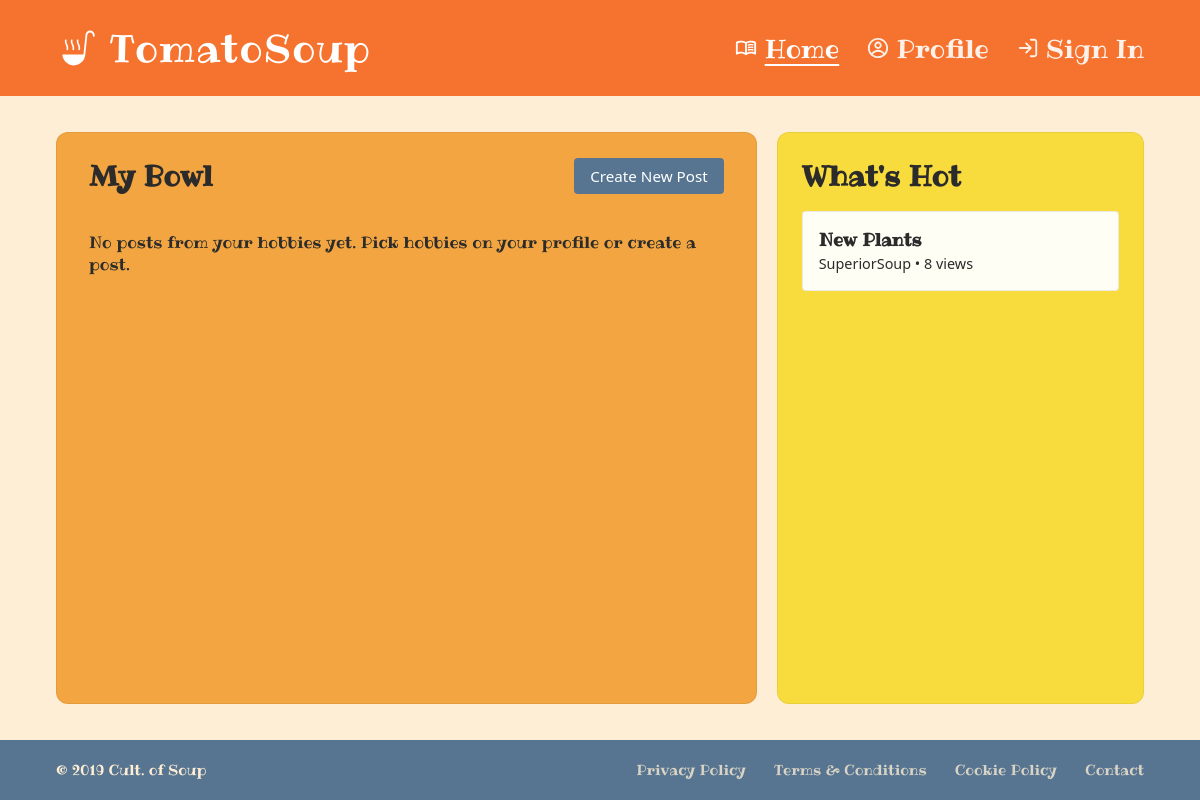
Screenshot of / (signed in) with the database file from the repository.
### Soup/models.py (models this page shows, shortened)
class Post(models.Model):
    id = models.UUIDField(primary_key=True, default=uuid.uuid4, editable=False)
    title = models.CharField(max_length=300, blank=True)
    description = models.TextField(blank=True)
    author = models.ForeignKey(Author, on_delete=models.CASCADE)
    hobby = models.CharField(max_length=300, choices=HOBBY, default='PLANTS')
    published = models.DateTimeField(default=timezone.now)
    views = models.PositiveIntegerField(default=0)

class Author(AbstractBaseUser, PermissionsMixin):
    id = models.UUIDField(primary_key=True, default=uuid.uuid4, editable=False)
    username = models.CharField(max_length=150, unique=True)
    email = models.CharField(blank=True)
    password = models.CharField(max_length=128, default="thisisapassword")
    pronouns = models.CharField(max_length=128, default="")
    hobby = JSONField(default=list, blank=True) # This will be a list of strings of hobbies that the user has selected
    date_joined = models.DateTimeField(default=timezone.now)
    is_superuser = models.BooleanField(default=False)
    is_staff = models.BooleanField(default=False)
    is_active = models.BooleanField(default=True)
    objects = UserManager()
    USERNAME_FIELD = "username"
    REQUIRED_FIELDS = ["email", "password"]

### Soup/views.py (the view)
# urls.py: path('', views.home_view, name='home'),
@login_required
def home_view(request):
    author = request.user
    if author.hobby == '':
        author_hobbies = []
    else:
        author_hobbies = json.loads(author.hobby)
    if len(author_hobbies) > 0:
        feed_posts = (
            Post.objects
            .select_related("author")
            .prefetch_related("image_set")
            .filter(hobby__in=author_hobbies)
            .order_by("-published")
        )
    else:
        feed_posts = Post.objects.none()
    spotlight_feed = request.GET.get("spotlight", "views")
    if spotlight_feed == "newest":
        whats_new_posts = Post.objects.select_related("author").prefetch_related("image_set").order_by("-published")[:10]
    else:
        whats_new_posts = Post.objects.select_related("author").prefetch_related("image_set").order_by("-views")[:10]
    context = {
        "author": author,
        "feed_posts": feed_posts,
        "whats_new_posts": whats_new_posts,
        "spotlight_mode": spotlight_feed,
    }
    return render(request, "home.html", context)

### Soup/templates/home.html (shortened to what this page needs)
{% extends 'base.html' %}
{% load static %}
{% block head %}
  <link rel="stylesheet" href="{% static 'css/home.css' %}" />
{% endblock %}
{% block content %}
  <div class="home-layout">
    <section class="home-my-bowl" aria-labelledby="my-bowl-heading">
      <div class="home-my-bowl-header">
        <h2 id="my-bowl-heading">My Bowl</h2>
        <a href="{% url 'new_post' %}" class="home-create-post-btn">Create New Post</a>
      </div>
      <div class="home-my-bowl-list">
        {% for post in feed_posts %}
          <article>
            <h3>{{ post.title|default:"Untitled Post" }}</h3>
            <p>By {{ post.author.username }} • {{ post.published|date:"M d, Y H:i" }}</p>
            <p>{{ post.description|truncatewords:30 }}</p>
            <p>Views: {{ post.views }}</p>
            {% with post.image_set.all as images %}
              {% if images %}
                <img src="{{ images.0.image.url }}" alt="" style="max-width: 100%; height: auto; border-radius: 4px;" />
              {% endif %}
            {% endwith %}
            <p><a href="{% url 'post' post.id %}">View More →</a></p>
          </article>
        {% empty %}
          <p>No posts from your hobbies yet. Pick hobbies on your profile or create a post.</p>
        {% endfor %}
      </div>
    </section>
    <section class="home-whats-hot" aria-labelledby="whats-hot-heading">
      <h2 id="whats-hot-heading">What's Hot</h2>
      <div class="home-whats-hot-list">
        {% for post in whats_new_posts %}
          <a href="{% url 'post' post.id %}" class="home-post-teaser">
            <strong>{{ post.title|default:"Untitled Post" }}</strong><br />
            <small>{{ post.author.username }} • {{ post.views }} views</small>
          </a>
        {% empty %}
          <p>No posts yet.</p>
        {% endfor %}
      </div>
    </section>
  </div>
{% endblock %}

### Soup/static/css/global.css (style rules this page uses)
:root { --ts-palette-dark-teal: #008080; --ts-palette-blue-gray: #577590; --ts-palette-cyan: #00C3D0; --ts-palette-teal: #00C8B3; --ts-palette-green: #34C759; --ts-palette-light-green: #98D8A0; --ts-palette-periwinkle: #B8C5D6; --ts-palette-salmon: #D78A76; --ts-palette-amber: #F2A541; --ts-palette-orange: #F6732F; --ts-palette-burnt-orange: #B85C38; --ts-palette-yellow: #F8DC3D; --ts-palette-cream: #FEEED5; --ts-palette-white: #FFFFFF; --ts-color-header: var(--ts-palette-orange); --ts-color-header-text: var(--ts-palette-white); --ts-color-bg: var(--ts-palette-cream); --ts-color-footer: var(--ts-palette-blue-gray); --ts-color-footer-text: var(--ts-palette-cream); --ts-color-link: var(--ts-palette-cream); --ts-color-link-muted: rgba(254, 238, 213, 0.78); --ts-font-body: "Segoe UI", system-ui, -apple-system, sans-serif; }
*, *::before, *::after { box-sizing: border-box; }
html, body { height: 100%; }
body { margin: 0; font-family: "Ribeye", cursive; background-color: var(--ts-color-bg); color: #2b2b2b; display: flex; flex-direction: column; }
a { color: inherit; text-decoration: none; }

### Soup/static/css/home.css (style rules this page uses)
:root { --ts-palette-blue-gray: #577590; --ts-palette-cyan: #00C3D0; --ts-palette-teal: #00C8B3; --ts-palette-green: #34C759; --ts-palette-salmon: #D78A76; --ts-palette-amber: #F2A541; --ts-palette-orange: #F6732F; --ts-palette-yellow: #F8DC3D; --ts-palette-cream: #FEEED5; --ts-palette-white: #FFFFFF; }
.home-layout { display: flex; gap: 1.25rem; flex: 1; min-height: 0; }
.home-my-bowl { flex: 2; min-width: 0; background-color: var(--ts-palette-amber); color: #2b2b2b; padding: 1.5rem 2rem; display: flex; flex-direction: column; border-radius: 12px; border: 1px solid rgba(0, 0, 0, 0.06); }
.home-my-bowl-header { display: flex; align-items: center; justify-content: space-between; margin-bottom: 1.25rem; flex-wrap: wrap; gap: 0.75rem; }
.home-my-bowl h2, .home-whats-hot h2 { margin: 0; font-size: 1.75rem; font-weight: 700; color: #2b2b2b; }
.home-create-post-btn { display: inline-flex; align-items: center; gap: 0.5rem; padding: 0.5rem 1rem; background-color: var(--ts-palette-blue-gray); color: var(--ts-palette-white); border: none; border-radius: 4px; font-size: 0.95rem; font-family: var(--ts-font-body); cursor: pointer; text-decoration: none; }
.home-my-bowl-list, .home-whats-hot-list { display: flex; flex-direction: column; gap: 1rem; overflow-y: auto; }
.home-my-bowl article, .home-whats-hot .home-post-teaser { background: rgba(255, 255, 255, 0.95); color: #2b2b2b; padding: 1rem; border-radius: 4px; border: 1px solid rgba(0, 0, 0, 0.08); }
.home-my-bowl article h3, .home-whats-hot .home-post-teaser strong { margin: 0 0 0.35em; font-size: 1.1rem; }
.home-my-bowl article p, .home-whats-hot .home-post-teaser small { margin: 0.25em 0; font-size: 0.9rem; font-family: var(--ts-font-body); }
.home-whats-hot { flex: 1; min-width: 0; background-color: var(--ts-palette-yellow); padding: 1.5rem 1.5rem; display: flex; flex-direction: column; border-radius: 12px; border: 1px solid rgba(0, 0, 0, 0.06); }
.home-whats-hot h2 { margin-bottom: 1rem; }
.home-whats-hot-list { flex: 1; min-height: 0; }
.home-post-teaser { display: block; padding: 0.75rem; text-decoration: none; color: inherit; }

### rows the page displays
Post: title "New Plants", author.username "SuperiorSoup", views "8"
